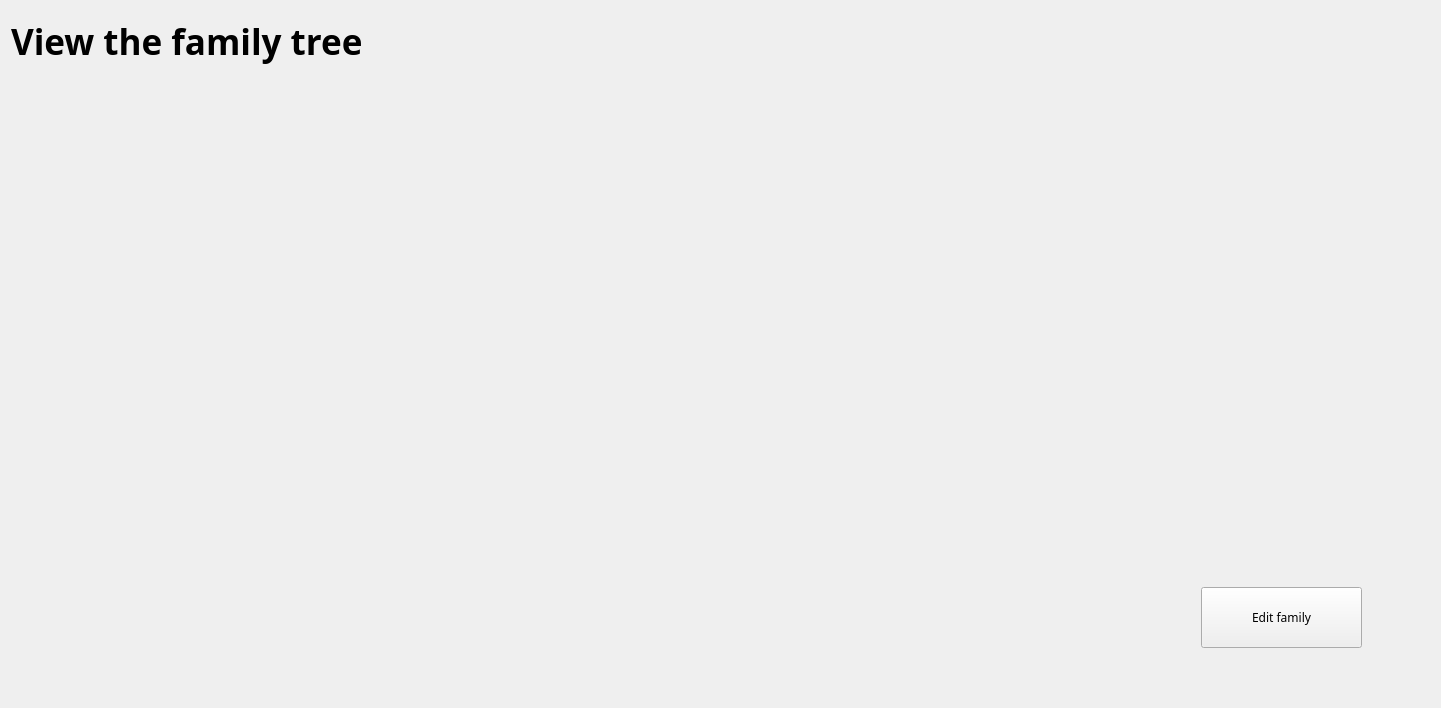
<?xml version="1.0" encoding="UTF-8"?>
<ui version="4.0">
 <class>ViewPage</class>
 <widget class="QWidget" name="ViewPage">
  <property name="geometry">
   <rect>
    <x>0</x>
    <y>0</y>
    <width>1441</width>
    <height>708</height>
   </rect>
  </property>
  <property name="windowTitle">
   <string>Form</string>
  </property>
  <layout class="QGridLayout" name="gridLayout">
   <item row="0" column="0">
    <layout class="QVBoxLayout" name="verticalLayout">
     <item>
      <widget class="QLabel" name="ViewFamilyWelcome">
       <property name="sizePolicy">
        <sizepolicy hsizetype="Fixed" vsizetype="Fixed">
         <horstretch>0</horstretch>
         <verstretch>0</verstretch>
        </sizepolicy>
       </property>
       <property name="minimumSize">
        <size>
         <width>400</width>
         <height>60</height>
        </size>
       </property>
       <property name="font">
        <font>
         <family>Sawasdee</family>
         <pointsize>26</pointsize>
         <weight>75</weight>
         <bold>true</bold>
        </font>
       </property>
       <property name="text">
        <string>View the family tree</string>
       </property>
      </widget>
     </item>
     <item>
      <layout class="QHBoxLayout" name="horizontalLayout">
       <item>
        <layout class="QGridLayout" name="adminPanel"/>
       </item>
       <item>
        <widget class="QWidget" name="WidgetDisplayFamily" native="true">
         <property name="sizePolicy">
          <sizepolicy hsizetype="Expanding" vsizetype="Expanding">
           <horstretch>0</horstretch>
           <verstretch>0</verstretch>
          </sizepolicy>
         </property>
         <widget class="QPushButton" name="ButtonEditFamily">
          <property name="geometry">
           <rect>
            <x>1190</x>
            <y>510</y>
            <width>161</width>
            <height>61</height>
           </rect>
          </property>
          <property name="font">
           <font>
            <family>Sawasdee</family>
           </font>
          </property>
          <property name="text">
           <string>Edit family</string>
          </property>
         </widget>
        </widget>
       </item>
      </layout>
     </item>
    </layout>
   </item>
  </layout>
 </widget>
 <resources/>
 <connections/>
</ui>
